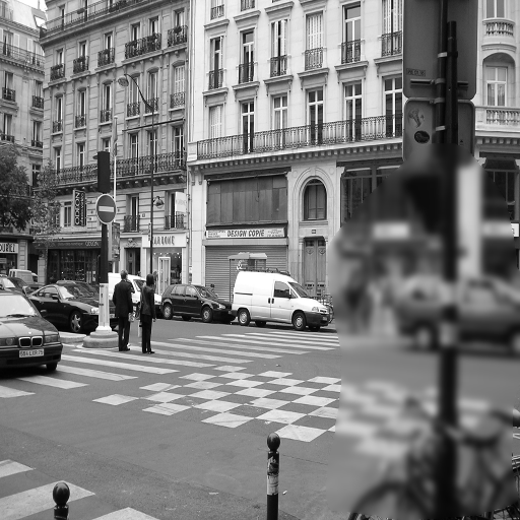
#> input picture datasets/real/dataset1_lytro/pair_001/A.png, 520 x 520 px
$ python verify_pipeline.py
#> lines starting #> are read from the running program, lines starting #| are printed output that depends on the picture
#!/usr/bin/env python3
"""
verify_pipeline.py
===================
End-to-end sanity check for the FCNN-MFIF dataset pipeline.

Validates:
  1. Real datasets: correct pair counts, image sizes, grayscale
  2. Synthetic source images: count and size
  3. Blur levels: 5 levels present, SSIM decreasing 1→5
  4. Patch files: shape (N, 16, 16), dtype float32
  5. Training dataset NPZ: shapes, label distribution, value ranges

Generates:
  pipeline_verification_report.txt  — text summary
  pipeline_verification_plots.png   — visual inspection grid

Usage:
  python3 verify_pipeline.py [--data-root ./datasets]
"""

from __future__ import annotations

import argparse
import sys
from pathlib import Path

import numpy as np
from PIL import Image

# ── project root ─────────────────────────────────────────────────────────────
PROJECT_ROOT = Path(__file__).resolve().parent
sys.path.insert(0, str(PROJECT_ROOT))
from utils.image_utils import TARGET_SIZE, PATCH_SIZE, N_BLUR_LEVELS

try:
    import matplotlib
    matplotlib.use("Agg")
    import matplotlib.pyplot as plt
    import matplotlib.gridspec as gridspec
    HAS_MATPLOTLIB = True
except ImportError:
    HAS_MATPLOTLIB = False


# ---------------------------------------------------------------------------
# SSIM helper (no scikit-image required)
# ---------------------------------------------------------------------------
def ssim_simple(img1: np.ndarray, img2: np.ndarray) -> float:
    """Compute a simplified SSIM between two grayscale arrays [0,255]."""
    C1, C2 = (0.01 * 255) ** 2, (0.03 * 255) ** 2
    mu1, mu2 = img1.mean(), img2.mean()
    s1, s2 = img1.std(), img2.std()
    cov = ((img1 - mu1) * (img2 - mu2)).mean()
    num = (2 * mu1 * mu2 + C1) * (2 * cov + C2)
    den = (mu1**2 + mu2**2 + C1) * (s1**2 + s2**2 + C2)
    return float(num / (den + 1e-8))


# ---------------------------------------------------------------------------
# Check helpers
# ---------------------------------------------------------------------------
def check_real_datasets(data_root: Path) -> dict[str, dict]:
    """Validate Dataset 1, 2, 3."""
    expected = {
        "dataset1_lytro": {"n_pairs": 20, "has_gt": False},
        "dataset2_mfif":  {"n_pairs": 21, "has_gt": False},
    }
    results = {}
    real_root = data_root / "real"

    for ds_key, spec in expected.items():
        ds_dir = real_root / ds_key
        rec: dict = {"exists": ds_dir.exists()}
        if not ds_dir.exists():
            results[ds_key] = rec
            continue

        pair_dirs = sorted(ds_dir.glob("pair_*/"))
        a_images = [d / "A.png" for d in pair_dirs if (d / "A.png").exists()]
        b_images = [d / "B.png" for d in pair_dirs if (d / "B.png").exists()]
        gt_images = [d / "GT.png" for d in pair_dirs if (d / "GT.png").exists()]

        rec["n_pairs"]        = len(a_images)
        rec["expected_pairs"] = spec["n_pairs"]
        rec["pairs_ok"]       = len(a_images) >= spec["n_pairs"]

        # Check first image size and grayscale
        size_checks = []
        gray_checks = []
        for img_path in a_images[:3]:
            try:
                img = Image.open(str(img_path))
#> img is the input picture: PIL image 520x520 L; min 0, max 255, mean 122.4
                size_checks.append(img.size == TARGET_SIZE)
                gray_checks.append(img.mode == "L")
            except Exception:
                size_checks.append(False)
        rec["size_ok"] = all(size_checks) if size_checks else False
        rec["gray_ok"] = all(gray_checks) if gray_checks else False

        if spec["has_gt"]:
            rec["gt_count"] = len(gt_images)
            rec["gt_ok"]    = len(gt_images) >= spec["n_pairs"]

        results[ds_key] = rec

    return results


def check_synthetic_source(data_root: Path) -> dict:
    """Validate raw_imagenet directory."""
    src_dir = data_root / "synthetic" / "raw_imagenet"
    if not src_dir.exists():
        return {"exists": False}

    imgs = sorted(src_dir.glob("*.png"))
    rec: dict = {"exists": True, "count": len(imgs), "target": 5000}

    if imgs:
        try:
            sample = Image.open(str(imgs[0]))
            rec["size"] = sample.size
            rec["mode"] = sample.mode
            rec["size_ok"] = sample.size == TARGET_SIZE
            rec["gray_ok"] = sample.mode == "L"
        except Exception:
            rec["size_ok"] = False

    return rec


def check_blur_levels(data_root: Path) -> dict:
    """Validate blur levels and check SSIM decreases."""
    blurred_root = data_root / "synthetic" / "blurred"
    rec: dict = {"levels_found": [], "ssim_decreasing": None}

    if not blurred_root.exists():
        return rec

    # Collect level directories
    levels_present = []
    for lvl in range(1, N_BLUR_LEVELS + 1):
        lvl_dir = blurred_root / f"blur_level_{lvl}"
        if lvl_dir.exists() and any(lvl_dir.glob("*.png")):
            levels_present.append(lvl)
    rec["levels_found"] = levels_present

    # SSIM check: pick one image and compare across levels
    src_dir = data_root / "synthetic" / "raw_imagenet"
    src_imgs = sorted(src_dir.glob("*.png"))[:1] if src_dir.exists() else []

    if src_imgs and len(levels_present) >= 2:
        stem  = src_imgs[0].stem
        orig  = np.array(Image.open(str(src_imgs[0])).convert("L"),
                         dtype=np.float32)
        ssims = []
        prev  = orig
        for lvl in levels_present:
            lvl_path = blurred_root / f"blur_level_{lvl}" / f"{stem}.png"
            if not lvl_path.exists():
                continue
            lvl_arr = np.array(Image.open(str(lvl_path)).convert("L"),
                               dtype=np.float32)
            ssims.append(ssim_simple(orig, lvl_arr))

        rec["ssim_values"] = ssims
        rec["ssim_decreasing"] = all(
            ssims[i] > ssims[i + 1] for i in range(len(ssims) - 1)
        )

    return rec


def check_patches(data_root: Path) -> dict:
    """Validate extracted patch .npy files."""
    patches_root = data_root / "synthetic" / "patches"
    rec: dict = {}

    focused_dir = patches_root / "focused"
    if focused_dir.exists():
        npy_files = sorted(focused_dir.glob("*.npy"))
        rec["focused_files"] = len(npy_files)
        if npy_files:
            arr = np.load(str(npy_files[0]))
            rec["focused_shape"] = arr.shape
            rec["focused_dtype"] = str(arr.dtype)
            rec["patch_size_ok"] = arr.shape[1:] == (PATCH_SIZE, PATCH_SIZE)

    for lvl in range(1, N_BLUR_LEVELS + 1):
        lvl_dir = patches_root / "blurred" / f"blur_level_{lvl}"
        if lvl_dir.exists():
            n = len(list(lvl_dir.glob("*.npy")))
            rec[f"blur_level_{lvl}_files"] = n

    return rec


def check_training_dataset(data_root: Path) -> dict:
    """Validate the final training NPZ."""
    npz_path = data_root / "synthetic" / "training_dataset.npz"
    rec: dict = {"exists": npz_path.exists()}
    if not npz_path.exists():
        return rec

    try:
        data = np.load(str(npz_path))
        A      = data["patches_A"]
        B      = data["patches_B"]
        labels = data["labels"]

        rec["patches_A_shape"] = A.shape
        rec["patches_B_shape"] = B.shape
        rec["labels_shape"]    = labels.shape
        rec["total_samples"]   = len(labels)
        rec["n_positive"]      = int((labels == 1).sum())
        rec["n_negative"]      = int((labels == 0).sum())
        rec["A_min"]           = float(A.min())
        rec["A_max"]           = float(A.max())
        rec["patch_shape_ok"]  = (A.shape[1:] == (PATCH_SIZE, PATCH_SIZE) and
                                  B.shape[1:] == (PATCH_SIZE, PATCH_SIZE))
        rec["balance_ok"]      = abs(rec["n_positive"] - rec["n_negative"]) <= 100
        rec["labels_valid"]    = set(np.unique(labels)).issubset({0, 1})
    except Exception as exc:
        rec["error"] = str(exc)

    return rec


# ---------------------------------------------------------------------------
# Visual plots
# ---------------------------------------------------------------------------
def make_plots(data_root: Path, out_path: Path) -> None:
    """Generate a visual verification grid saved to *out_path*."""
    if not HAS_MATPLOTLIB:
        return

    fig = plt.figure(figsize=(20, 14), facecolor="#1a1a2e")

    # Colour theme
    TEXT_COLOR = "#e0e0e0"
    ACCENT     = "#00d4ff"
    plt.rcParams.update({
        "text.color":      TEXT_COLOR,
        "axes.labelcolor": TEXT_COLOR,
        "xtick.color":     TEXT_COLOR,
        "ytick.color":     TEXT_COLOR,
        "axes.titlecolor": ACCENT,
        "figure.facecolor": "#1a1a2e",
        "axes.facecolor":  "#16213e",
        "axes.edgecolor":  "#0f3460",
    })

    gs = gridspec.GridSpec(3, 7, figure=fig,
                           hspace=0.5, wspace=0.3,
                           left=0.04, right=0.98,
                           top=0.92, bottom=0.05)

    fig.suptitle("FCNN-MFIF Dataset Pipeline — Verification Report",
                 fontsize=16, color=ACCENT, fontweight="bold", y=0.97)

    # ── Row 0: Blur level progression ────────────────────────────────────────
    src_dir      = data_root / "synthetic" / "raw_imagenet"
    blurred_root = data_root / "synthetic" / "blurred"
    src_imgs     = sorted(src_dir.glob("*.png")) if src_dir.exists() else []

    titles_row0 = ["Original"] + [f"Blur L{i}" for i in range(1, 6)]
    for col, title in enumerate(titles_row0):
        ax = fig.add_subplot(gs[0, col])
        ax.set_title(title, fontsize=9)
        ax.axis("off")

        if col == 0 and src_imgs:
            try:
                img = np.array(Image.open(str(src_imgs[0])).convert("L"))
                ax.imshow(img, cmap="gray", vmin=0, vmax=255)
            except Exception:
                pass
        elif col > 0 and src_imgs:
            lvl_path = (blurred_root / f"blur_level_{col}" /
                        f"{src_imgs[0].stem}.png")
            if lvl_path.exists():
                try:
                    img = np.array(Image.open(str(lvl_path)).convert("L"))
                    ax.imshow(img, cmap="gray", vmin=0, vmax=255)
                except Exception:
                    pass

    # ── Row 1: Real dataset samples ───────────────────────────────────────────
    real_root = data_root / "real"
    ds_samples = [
        ("DS1 Lytro", real_root / "dataset1_lytro"),
        ("DS2 MFIF",  real_root / "dataset2_mfif"),
    ]
    col = 0
    for ds_label, ds_dir in ds_samples:
        pairs = sorted(ds_dir.glob("pair_*/")) if ds_dir.exists() else []
        for role in ("A", "B", "GT"):
            ax = fig.add_subplot(gs[1, col])
            ax.set_title(f"{ds_label}\n{role}", fontsize=8)
            ax.axis("off")
            if pairs:
                img_path = pairs[0] / f"{role}.png"
                if img_path.exists():
                    try:
                        img = np.array(Image.open(str(img_path)).convert("L"))
                        ax.imshow(img, cmap="gray", vmin=0, vmax=255)
                    except Exception:
                        pass
            col += 1
            if col >= 7:
                break
        if col >= 7:
            break

    # ── Row 2: Sample patch pairs from training dataset ───────────────────────
    npz_path = data_root / "synthetic" / "training_dataset.npz"
    if npz_path.exists():
        try:
            data   = np.load(str(npz_path))
            A_all  = data["patches_A"]
            B_all  = data["patches_B"]
            labels = data["labels"]

            pos_idx = np.where(labels == 1)[0][:4]
            neg_idx = np.where(labels == 0)[0][:3]
            sample_idx = list(pos_idx) + list(neg_idx)

            for col, idx in enumerate(sample_idx[:7]):
                ax = fig.add_subplot(gs[2, col])
                lbl = labels[idx]
                ax.set_title(
                    f"A={'focused' if lbl==1 else 'blurred'}\nlabel={lbl}",
                    fontsize=7
                )
                ax.axis("off")
                # Show A and B side-by-side in one axes using composite
                pair_img = np.hstack([A_all[idx], B_all[idx]])
                ax.imshow(pair_img, cmap="gray", vmin=0, vmax=255,
                          interpolation="nearest", aspect="equal")
        except Exception:
            pass

    fig.text(0.5, 0.01,
             "Row 0: Gaussian blur progression (σ=0.5, 5 levels sequential) | "
             "Row 1: Real dataset samples (520×520 grayscale) | "
             "Row 2: Training patch pairs (16×16, label={1=focused, 0=blurred})",
             ha="center", fontsize=7.5, color="#888888")

    plt.savefig(str(out_path), dpi=120, bbox_inches="tight",
                facecolor=fig.get_facecolor())
    plt.close(fig)
    print(f"  Plot saved: {out_path}")


# ---------------------------------------------------------------------------
# Report generation
# ---------------------------------------------------------------------------
PASS = "[PASS]"
FAIL = "[FAIL]"
SKIP = "[SKIP]"
INFO = "[INFO]"


def print_and_write(msg: str, fh) -> None:
    print(msg, flush=True)
    fh.write(msg + "\n")
    fh.flush()


def generate_report(data_root: Path, report_path: Path,
                    min_source_count: int = 5000) -> bool:
    """Generate text report. Returns True if all critical checks pass."""
    all_ok = True

    with open(str(report_path), "w") as fh:
        header = (
            "=" * 70 + "\n"
            "FCNN-MFIF DATASET PIPELINE — VERIFICATION REPORT\n"
            "=" * 70
        )
        print_and_write(header, fh)

        # ── Real datasets ─────────────────────────────────────────────────────
        print_and_write("\n[A] REAL MULTI-FOCUS DATASETS", fh)
        print_and_write("-" * 40, fh)
        ds_results = check_real_datasets(data_root)

        for ds_key, rec in ds_results.items():
            if not rec.get("exists"):
                print_and_write(f"  {SKIP} {ds_key}: directory not found", fh)
                continue

            n       = rec.get("n_pairs", 0)
            exp     = rec.get("expected_pairs", "?")
            ok_n    = rec.get("pairs_ok", False)
            ok_sz   = rec.get("size_ok", False)
            ok_gr   = rec.get("gray_ok", False)

            status = PASS if (ok_n and ok_sz and ok_gr) else FAIL
            if status == FAIL:
                all_ok = False

            print_and_write(
                f"  {status} {ds_key}: {n}/{exp} pairs  "
                f"size={TARGET_SIZE[0]}×{TARGET_SIZE[1]}:{['NO','OK'][ok_sz]}  "
                f"grayscale:{['NO','OK'][ok_gr]}", fh
            )

            if "gt_ok" in rec:
                gt_s = PASS if rec["gt_ok"] else FAIL
                print_and_write(
                    f"         {gt_s} ground-truth images: {rec.get('gt_count',0)}/{exp}", fh
                )

        # ── Synthetic source ──────────────────────────────────────────────────
        print_and_write("\n[B] SYNTHETIC SOURCE IMAGES", fh)
        print_and_write("-" * 40, fh)
        syn_rec = check_synthetic_source(data_root)

        if not syn_rec.get("exists"):
            print_and_write(f"  {SKIP} raw_imagenet dir not found", fh)
        else:
            c   = syn_rec.get("count", 0)
            t   = min_source_count
            ok  = c >= t
            if not ok:
                all_ok = False
            print_and_write(
                f"  {PASS if ok else FAIL} Count: {c}/{t}  "
                f"size:{['NO','OK'][syn_rec.get('size_ok',False)]}  "
                f"grayscale:{['NO','OK'][syn_rec.get('gray_ok',False)]}", fh
            )

        # ── Blur levels ───────────────────────────────────────────────────────
        print_and_write("\n[C] BLUR LEVEL GENERATION", fh)
        print_and_write("-" * 40, fh)
        blur_rec = check_blur_levels(data_root)

        found = blur_rec.get("levels_found", [])
        ok_lvl = len(found) == N_BLUR_LEVELS
        if not ok_lvl:
            all_ok = False
        print_and_write(
            f"  {PASS if ok_lvl else FAIL} Levels found: {found} "
            f"(expected {list(range(1, N_BLUR_LEVELS+1))})", fh
        )

        if "ssim_values" in blur_rec:
            ssims = blur_rec["ssim_values"]
            dec   = blur_rec.get("ssim_decreasing", False)
            print_and_write(
                f"  {PASS if dec else FAIL} SSIM decreasing: {dec}  "
                f"values={[round(s,4) for s in ssims]}", fh
            )
            if not dec:
                all_ok = False

        # ── Patches ───────────────────────────────────────────────────────────
        print_and_write("\n[D] PATCH EXTRACTION", fh)
        print_and_write("-" * 40, fh)
        patch_rec = check_patches(data_root)

        n_focused = patch_rec.get("focused_files", 0)
        ok_shape  = patch_rec.get("patch_size_ok", False)
        ok_dtype  = patch_rec.get("focused_dtype", "") == "float32"

        print_and_write(
            f"  {PASS if n_focused>0 else FAIL} Focused patch files : {n_focused}", fh
        )
        if "focused_shape" in patch_rec:
            print_and_write(
                f"  {PASS if ok_shape else FAIL} Patch shape     : "
                f"{patch_rec['focused_shape']}  "
                f"(expected (N,{PATCH_SIZE},{PATCH_SIZE}))", fh
            )
            print_and_write(
                f"  {PASS if ok_dtype else FAIL} dtype           : "
                f"{patch_rec.get('focused_dtype','?')}  (expected float32)", fh
            )

        for lvl in range(1, N_BLUR_LEVELS + 1):
            key = f"blur_level_{lvl}_files"
            n   = patch_rec.get(key, 0)
            print_and_write(
                f"  {INFO} Blur level {lvl} patch files: {n}", fh
            )

        # ── Training dataset ──────────────────────────────────────────────────
        print_and_write("\n[E] TRAINING DATASET (NPZ)", fh)
        print_and_write("-" * 40, fh)
        npz_rec = check_training_dataset(data_root)

        if not npz_rec.get("exists"):
            print_and_write(f"  {SKIP} training_dataset.npz not found", fh)
        else:
            total = npz_rec.get("total_samples", 0)
            n_pos = npz_rec.get("n_positive", 0)
            n_neg = npz_rec.get("n_negative", 0)
            ok_ps = npz_rec.get("patch_shape_ok", False)
            ok_bl = npz_rec.get("balance_ok", False)
            ok_lb = npz_rec.get("labels_valid", False)

            if not (ok_ps and ok_bl and ok_lb):
                all_ok = False

            print_and_write(
                f"  {PASS if total>0 else FAIL} Total samples   : {total:,}", fh
            )
            print_and_write(
                f"  {PASS if n_pos>0 else FAIL} Positive (lbl=1): {n_pos:,}", fh
            )
            print_and_write(
                f"  {PASS if n_neg>0 else FAIL} Negative (lbl=0): {n_neg:,}", fh
            )
            print_and_write(
                f"  {PASS if ok_ps else FAIL} Patch shape     : "
                f"{npz_rec.get('patches_A_shape','?')}", fh
            )
            print_and_write(
                f"  {PASS if ok_bl else FAIL} Class balance   : "
                f"|pos-neg|={abs(n_pos-n_neg)}  (threshold ≤100)", fh
            )
            print_and_write(
                f"  {PASS if ok_lb else FAIL} Labels ∈ {{0,1}} : {ok_lb}", fh
            )
            print_and_write(
                f"  {INFO} Value range     : "
                f"[{npz_rec.get('A_min',0):.1f}, {npz_rec.get('A_max',255):.1f}]", fh
            )

        # ── Final verdict ─────────────────────────────────────────────────────
        print_and_write("\n" + "=" * 70, fh)
        verdict = PASS if all_ok else FAIL
        print_and_write(
            f"OVERALL: {verdict}  ({'All checks passed' if all_ok else 'Some checks failed — see above'})",
            fh
        )
        print_and_write("=" * 70, fh)

    return all_ok


# ---------------------------------------------------------------------------
# Main
# ---------------------------------------------------------------------------
def main() -> None:
    parser = argparse.ArgumentParser(
        description="Verify the FCNN-MFIF dataset pipeline outputs."
    )
    parser.add_argument(
        "--data-root", default=str(PROJECT_ROOT / "datasets"),
        help="Root datasets directory (default: ./datasets)"
    )
    parser.add_argument(
        "--no-plot", action="store_true",
        help="Skip matplotlib plot generation."
    )
    parser.add_argument(
        "--min-source-count", type=int, default=5000,
        help="Minimum expected source images (default: 5000). "
             "Use 100 when running the quick smoke-test."
    )
    args = parser.parse_args()

    data_root   = Path(args.data_root)
    report_path = PROJECT_ROOT / "pipeline_verification_report.txt"
    plot_path   = PROJECT_ROOT / "pipeline_verification_plots.png"

    print(f"\n{'='*70}", flush=True)
    print("FCNN-MFIF Pipeline Verification", flush=True)
    print(f"{'='*70}\n", flush=True)

    all_ok = generate_report(data_root, report_path,
                             min_source_count=args.min_source_count)

    if not args.no_plot:
        print("\n[INFO] Generating visual verification plots …")
        make_plots(data_root, plot_path)
#> in make_plots, `plt.savefig(str(out_path), dpi=120, bbox_inches="tight", facecolor=fig..`:
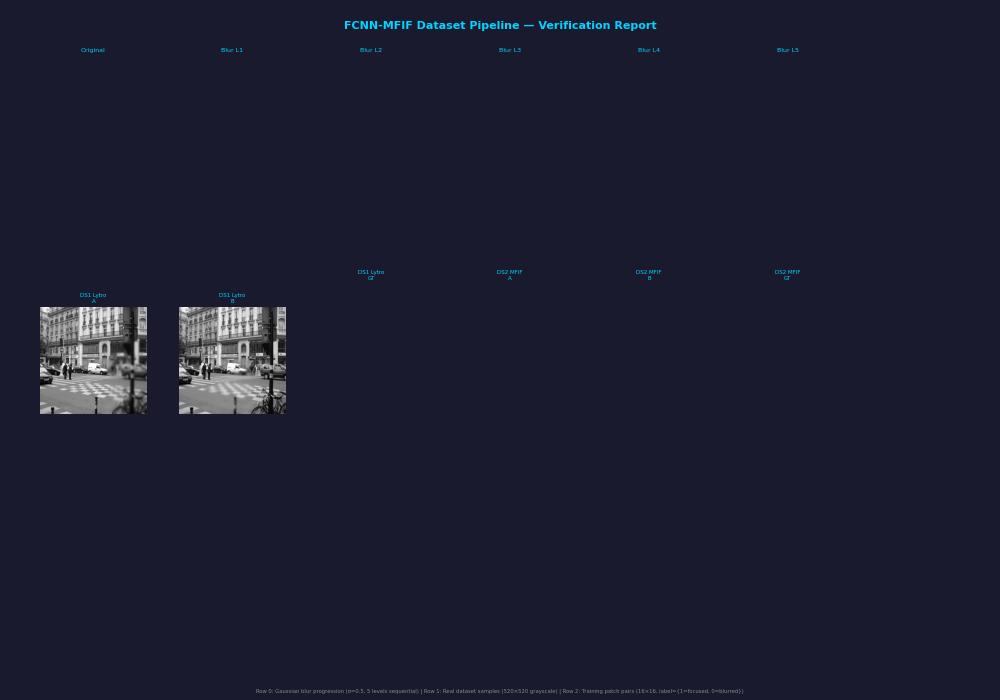
#> figure drawn by matplotlib, 2 panels

    print(f"\n[INFO] Text report : {report_path}")
    print(f"[INFO] Visual plot : {plot_path}")

#> (the run stopped early here; a loop or call above may not have finished)
